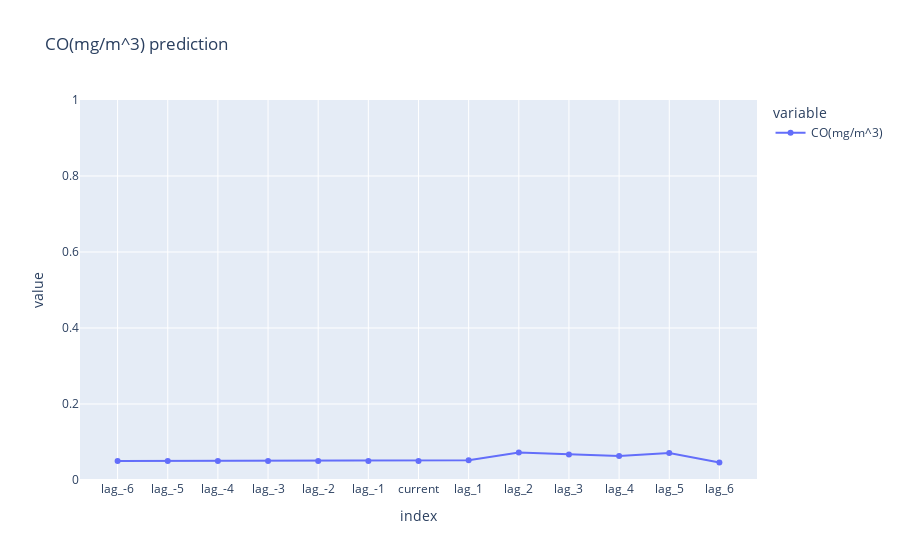

Notebook code for this chart:
### Code cell
# plot output with plotly
fig = px.line(df_output, x=df_output.index, y=['CO(mg/m^3)'], title='CO(mg/m^3) prediction',markers=True) # 'CO(mg/m^3) Worst', 'CO(mg/m^3) Best']
fig.show()

### Figure 1 — Plotly figure (JSON) as saved in the notebook; plotly's stock layout.template omitted (floating-point values rounded to 4 significant figures)
{"data": [{"hovertemplate": "variable=CO(mg/m^3)<br>index=%{x}<br>value=%{y}<extra></extra>", "legendgroup": "CO(mg/m^3)", "line": {"color": "#636efa", "dash": "solid"}, "marker": {"symbol": "circle"}, "mode": "markers+lines", "name": "CO(mg/m^3)", "orientation": "v", "showlegend": true, "type": "scatter", "x": ["lag_-6", "lag_-5", "lag_-4", "lag_-3", "lag_-2", "lag_-1", "current", "lag_1", "lag_2", "lag_3", "lag_4", "lag_5", "lag_6"], "xaxis": "x", "y": [0.05, 0.05, 0.05, 0.05, 0.05, 0.05, 0.05, 0.05185, 0.07217, 0.06719, 0.06294, 0.07075, 0.04629], "yaxis": "y"}], "layout": {"legend": {"title": {"text": "variable"}, "tracegroupgap": 0}, "title": {"text": "CO(mg/m^3) prediction"}, "xaxis": {"anchor": "y", "domain": [0, 1], "title": {"text": "index"}}, "yaxis": {"anchor": "x", "domain": [0, 1], "range": [0, 1], "title": {"text": "value"}}}}
